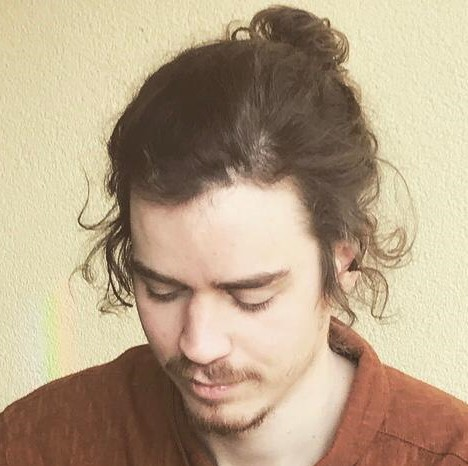
#> input picture photos/square_2.jpg, 468 x 466 px
$ jupyter execute make_photo.ipynb
#> lines starting #> are read from the running program, lines starting #| are printed output that depends on the picture
[cell 1]
from PIL import Image, ImageDraw

# Load the image
image_path = 'square_2.jpg'
image = Image.open(image_path).convert("RGBA")

# Convert the image to black and white
bw_image = image.convert("L").convert("RGBA")
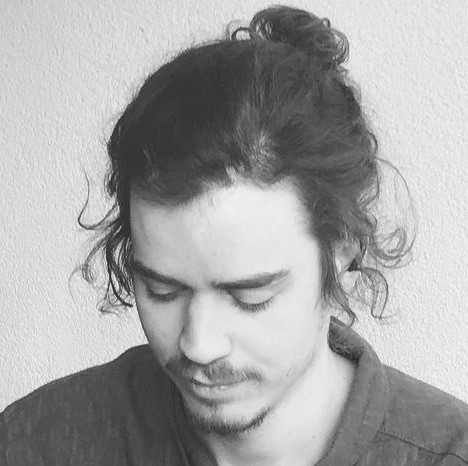
#> bw_image: PIL image 468x466 RGBA; mean R, G, B, A 165.4, 165.4, 165.4, 255

print(image)
#| <PIL.Image.Image image mode=RGBA size=468x466 at 0x7F9C5073FC50>

[cell 2]
# Create a mask for the circle
mask = Image.new("L", image.size, 0)
#> mask: PIL image 468x466 L; every value is 0
draw = ImageDraw.Draw(mask)
draw.ellipse((0, 0, 468, 468), fill=255)

# Apply the circle mask to the black and white image to create the circle area
circle_area = Image.composite(bw_image, Image.new("RGBA", image.size), mask)
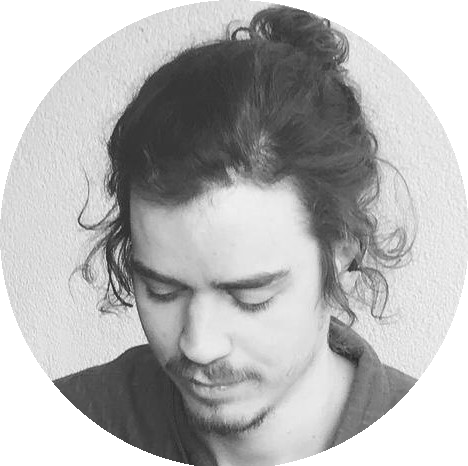
#> circle_area: PIL image 468x466 RGBA; mean R, G, B, A 128.3, 128.3, 128.3, 201.7; transparent parts drawn white

# Create a new image with transparent background
transparent_background = Image.new("RGBA", image.size, (0, 0, 0, 0))
#> transparent_background: PIL image 468x466 RGBA; every value is 0

# Paste the black and white circle area onto the transparent background
transparent_background.paste(circle_area, (0, 0), circle_area)

# Save the result
output_path_corrected = 'circle_2.png'
transparent_background.save(output_path_corrected)

output_path_corrected

$ run again, with photos/circle_2_hd.png saved as photos/square_2.jpg
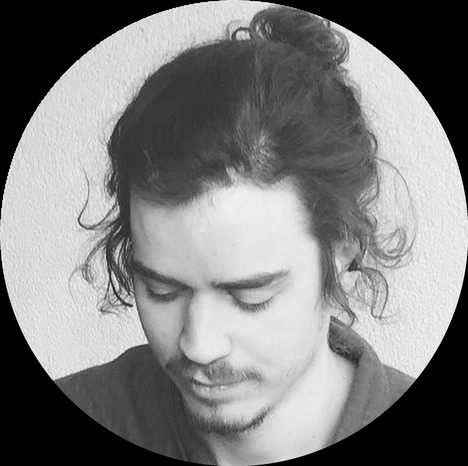
#> input picture photos/circle_2_hd.png, 468 x 466 px
#| <PIL.Image.Image image mode=RGBA size=468x466 at 0x7F9C611248D0>
#> mask: PIL image 468x466 L; every value is 0
#> `circle_area = Image.composite(bw_image, Image.new("RGBA", image.size),..`:
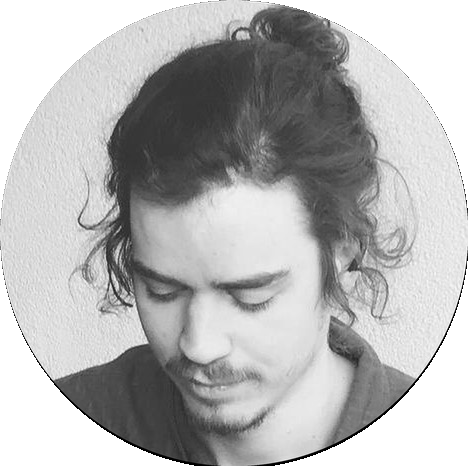
#> circle_area: PIL image 468x466 RGBA; mean R, G, B, A 127.5, 127.5, 127.5, 201.7; transparent parts drawn white
#> transparent_background: PIL image 468x466 RGBA; every value is 0

$ run again, with photos/square.jfif saved as photos/square_2.jpg
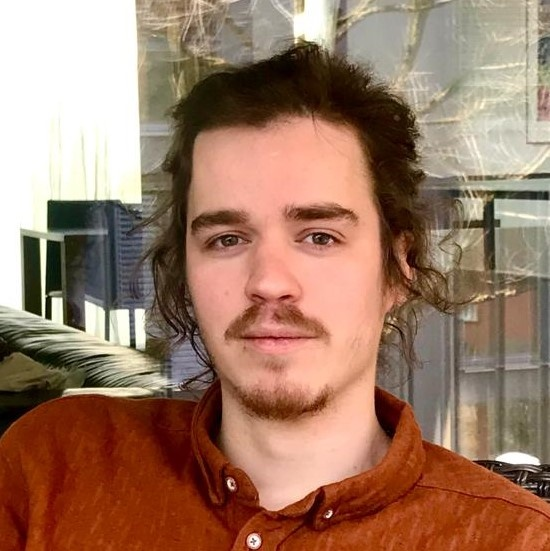
#> input picture photos/square.jfif, 550 x 551 px
#> `bw_image = image.convert("L").convert("RGBA")`:
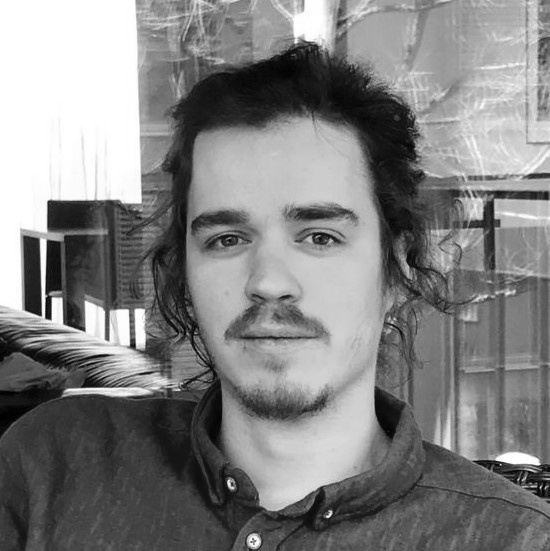
#> bw_image: PIL image 550x551 RGBA; mean R, G, B, A 129.9, 129.9, 129.9, 255
#| <PIL.Image.Image image mode=RGBA size=550x551 at 0x7F9C611248D0>
#> mask: PIL image 550x551 L; every value is 0
#> `circle_area = Image.composite(bw_image, Image.new("RGBA", image.size),..`:
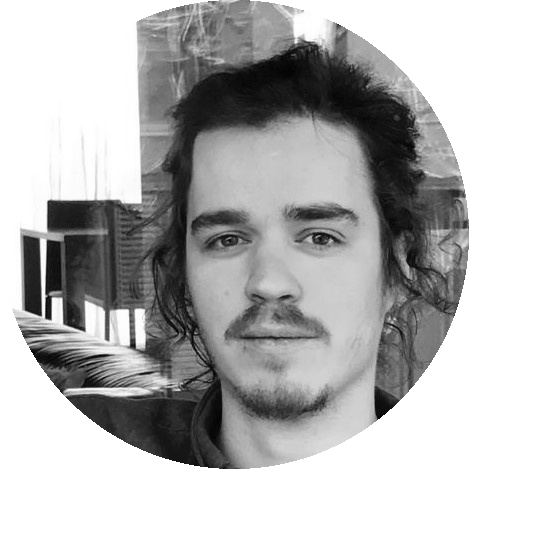
#> circle_area: PIL image 550x551 RGBA; mean R, G, B, A 76.1, 76.1, 76.1, 145.3; transparent parts drawn white
#> transparent_background: PIL image 550x551 RGBA; every value is 0
